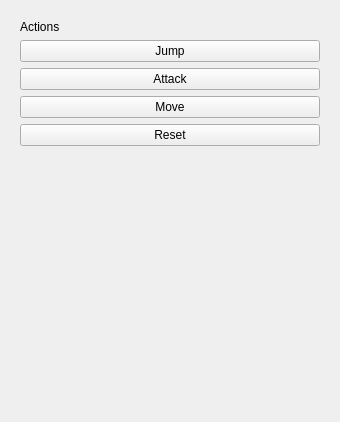
<?xml version="1.0" encoding="UTF-8"?>
<ui version="4.0">
 <class>Form</class>
 <widget class="QWidget" name="Form">
  <property name="geometry">
   <rect>
    <x>0</x>
    <y>0</y>
    <width>340</width>
    <height>422</height>
   </rect>
  </property>
  <property name="maximumSize">
   <size>
    <width>16777215</width>
    <height>16777215</height>
   </size>
  </property>
  <property name="windowTitle">
   <string>Form</string>
  </property>
  <layout class="QHBoxLayout" name="horizontalLayout">
   <item>
    <widget class="QWidget" name="widget_2" native="true">
     <layout class="QVBoxLayout" name="verticalLayout">
      <item>
       <widget class="QLabel" name="label">
        <property name="text">
         <string>Actions</string>
        </property>
       </widget>
      </item>
      <item>
       <widget class="QPushButton" name="jumpBtn">
        <property name="text">
         <string>Jump</string>
        </property>
       </widget>
      </item>
      <item>
       <widget class="QPushButton" name="attackBtn">
        <property name="text">
         <string>Attack</string>
        </property>
       </widget>
      </item>
      <item>
       <widget class="QPushButton" name="moveBtn">
        <property name="text">
         <string>Move</string>
        </property>
       </widget>
      </item>
      <item>
       <widget class="QPushButton" name="resetBtn">
        <property name="text">
         <string>Reset</string>
        </property>
       </widget>
      </item>
      <item>
       <spacer name="verticalSpacer">
        <property name="orientation">
         <enum>Qt::Vertical</enum>
        </property>
        <property name="sizeHint" stdset="0">
         <size>
          <width>20</width>
          <height>40</height>
         </size>
        </property>
       </spacer>
      </item>
     </layout>
    </widget>
   </item>
  </layout>
 </widget>
 <resources/>
 <connections/>
</ui>
